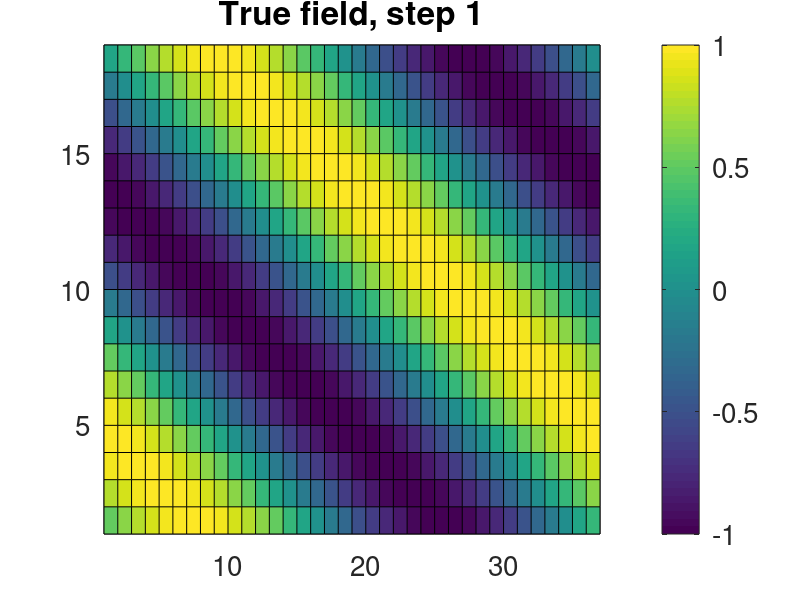
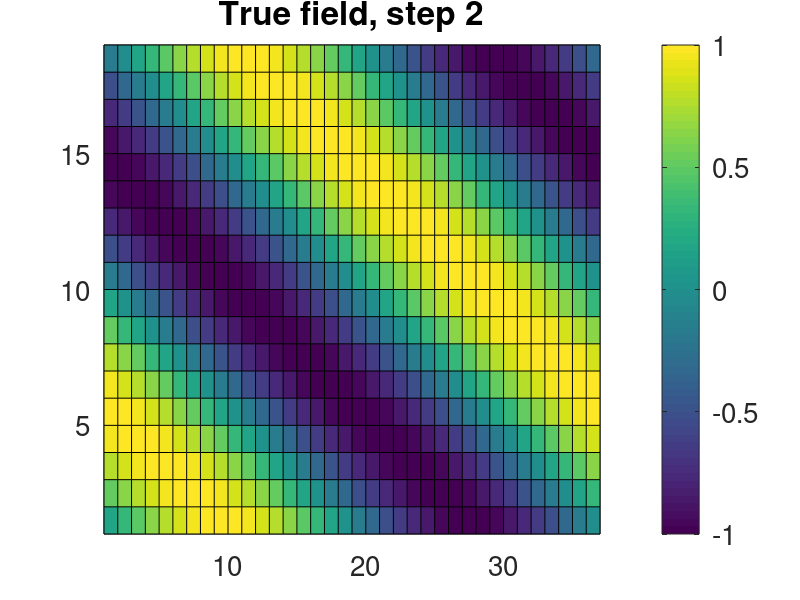
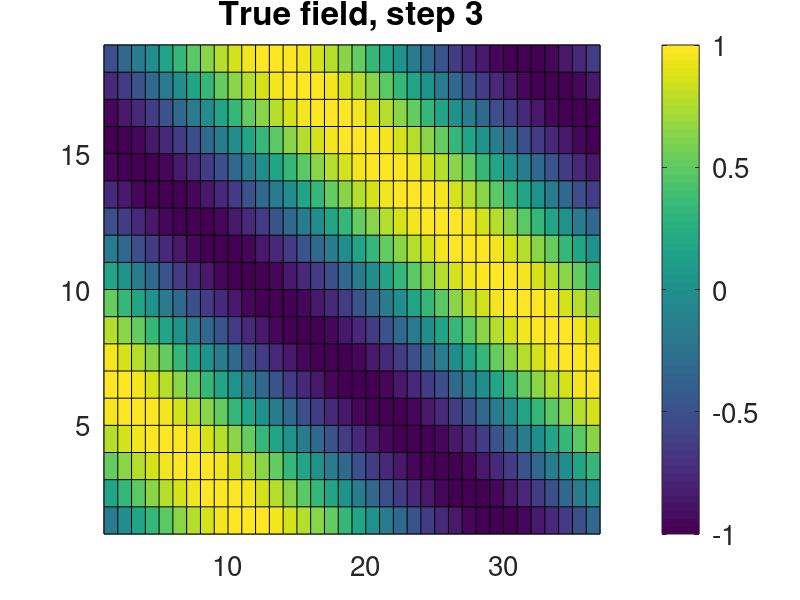
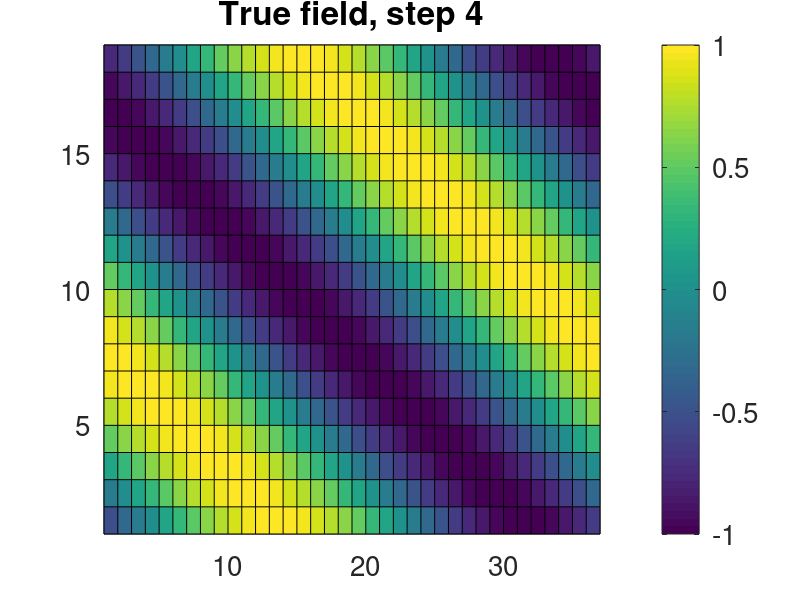

These charts were generated, in order, by the following MATLAB code:
% Script to generate files for the PDAF online tutorial

dim_x = 36;         % Grid dimension in x-direction
dim_y = 18;         % Grid dimension in y-direction
dim_ens = 9;        % Maximum ensemble size
dim_step = 18;      % Number of time steps
stddev_obs = 0.5;   % Observation error standard deviation
dxobs = 5;          % x-Grid spacing for observations type A
dyobs = 4;          % y-Grid spacing for observations type A
dxobsB = 11;        % x-Grid spacing for observations type B
dyobsB = 8;         % y-Grid spacing for observations type B
obsB_offsetx = -4;  % x-offset in position of observations type B
obsB_offsety = -2;  % y-offset in position of observations type B

makeobs = 0;
dowrite = 1;        % 1 to write files

% Locations of observations not placed at grid points (x, y)
obs_interp = [3.0 2.1; ...
     3.4 6.8; ...
     6.1 6.8; ...
     8.9 7.6; ...
     8.9 14.9; ...
     20.0 6.4; ...
     20.4 16.1; ...
     14.1 10.2; ...
     31.0 5.2; ...
     31.2 11.9; ...
     28.9 14.9];

 
% Reset random number generation
rng('default')

% True field
for j=1:dim_x
    for i=1:dim_y
        field(i,j,1) = sin(2*pi*(i/18+j/36));
    end
end

for step=2:dim_step+1
    for j=1:dim_x
        for i=1:dim_y-1
            field(i+1,j,step) = field(i,j,step-1);
        end
    end
    field(1,:,step) = field(dim_y,:,step-1);
end

for step=1:dim_step+1
    field_plot=zeros(dim_y+1, dim_x+1);
    field_plot(1:dim_y,1:dim_x) = field(:,:,step);
    figure
    pcolor(field_plot)
    set(gca,'fontsize',20)
    cb=colorbar;
    set(cb,'fontsize',20)
    title(['True field, step ' num2str(step)],'fontsize',24)
end


% Ensemble states
for k=1:dim_ens
    for j=1:dim_x
        for i=1:dim_y
            ens(i,j,k) = sin(2*pi*(i/18+j/36)+2*0.5*pi*(k+5)/dim_ens);
        end
    end
    figure
    field_plot=zeros(dim_y+1, dim_x+1);
    field_plot(1:dim_y,1:dim_x) = ens(:,:,k);
    pcolor(field_plot)
    set(gca,'fontsize',20)
    cb=colorbar;
    set(cb,'fontsize',20)
    title(['Ensemble member ' num2str(k)],'fontsize',24)
end

figure
field_plot=zeros(dim_y+1, dim_x+1);
ensmean = mean(ens,3);
field_plot(1:dim_y,1:dim_x) = ensmean;
pcolor(field_plot)
set(gca,'fontsize',20)
cb=colorbar;
set(cb,'fontsize',20)
title('Initial estimate (ensemble mean)','fontsize',24)


% B: Ensemble states - inverted
for k=1:dim_ens
    for j=1:dim_x
        for i=1:dim_y
            ensB(i,j,k) = sin(2*pi*(i/18-j/36)+2*0.5*pi*(k+5)/dim_ens);
        end
    end
    figure
    field_plot=zeros(dim_y+1, dim_x+1);
    field_plot(1:dim_y,1:dim_x) = ensB(:,:,k);
    pcolor(field_plot)
    set(gca,'fontsize',20)
    cb=colorbar;
    set(cb,'fontsize',20)
    title(['B-Ensemble member ' num2str(k)],'fontsize',24)
end

figure
field_plot=zeros(dim_y+1, dim_x+1);
ensmeanB = mean(ensB,3);
field_plot(1:dim_y,1:dim_x) = ensmeanB;
pcolor(field_plot)
set(gca,'fontsize',20)
cb=colorbar;
set(cb,'fontsize',20)
title('B: Initial estimate (ensemble mean)','fontsize',24)


% C: Ensemble states - inverted faster
for k=1:dim_ens
    for j=1:dim_x
        for i=1:dim_y
            ensC(i,j,k) = sin(2*pi*(i/9+j/18)+2*0.5*pi*(k+5)/dim_ens);
        end
    end
    figure
    field_plot=zeros(dim_y+1, dim_x+1);
    field_plot(1:dim_y,1:dim_x) = ensC(:,:,k);
    pcolor(field_plot)
    set(gca,'fontsize',20)
    cb=colorbar;
    set(cb,'fontsize',20)
    title(['C-Ensemble member ' num2str(k)],'fontsize',24)
end

figure
field_plot=zeros(dim_y+1, dim_x+1);
ensmeanC = mean(ensC,3);
field_plot(1:dim_y,1:dim_x) = ensmeanC;
pcolor(field_plot)
set(gca,'fontsize',20)
cb=colorbar;
set(cb,'fontsize',20)
title('C: Initial estimate (ensemble mean)','fontsize',24)


% D: Ensemble states - no rotation
for k=1:dim_ens
    for j=1:dim_x
        for i=1:dim_y
            ensD(i,j,k) = sin(2*pi*(i/18)+2*0.5*pi*(k+5)/dim_ens);
        end
    end
    figure
    field_plot=zeros(dim_y+1, dim_x+1);
    field_plot(1:dim_y,1:dim_x) = ensD(:,:,k);
    pcolor(field_plot)
    set(gca,'fontsize',20)
    cb=colorbar;
    set(cb,'fontsize',20)
    title(['D-Ensemble member ' num2str(k)],'fontsize',24)
end

figure
field_plot=zeros(dim_y+1, dim_x+1);
ensmeanD = mean(ensD,3);
field_plot(1:dim_y,1:dim_x) = ensmeanD;
pcolor(field_plot)
set(gca,'fontsize',20)
cb=colorbar;
set(cb,'fontsize',20)
title('D: Initial estimate (ensemble mean)','fontsize',24)


% E: Ensemble states - 90 degrees rotation
for k=1:dim_ens
    for j=1:dim_x
        for i=1:dim_y
            ensE(i,j,k) = sin(2*pi*(j/36)+2*0.5*pi*(k+5)/dim_ens);
        end
    end
    figure
    field_plot=zeros(dim_y+1, dim_x+1);
    field_plot(1:dim_y,1:dim_x) = ensE(:,:,k);
    pcolor(field_plot)
    set(gca,'fontsize',20)
    cb=colorbar;
    set(cb,'fontsize',20)
    title(['E-Ensemble member ' num2str(k)],'fontsize',24)
end

figure
field_plot=zeros(dim_y+1, dim_x+1);
ensmeanE = mean(ensE,3);
field_plot(1:dim_y,1:dim_x) = ensmeanE;
pcolor(field_plot)
set(gca,'fontsize',20)
cb=colorbar;
set(cb,'fontsize',20)
title('E: Initial estimate (ensemble mean)','fontsize',24)


if makeobs == 1
    % Observations
    obs_error = stddev_obs * randn(dim_y, dim_x, dim_step+1);
    full_obs = field + obs_error;

    for step=1:dim_step+1
        field_plot=zeros(dim_y+1, dim_x+1);
        field_plot(1:dim_y,1:dim_x) = full_obs(:,:,step);
        figure
        pcolor(field_plot)
        set(gca,'fontsize',20)
        cb=colorbar;
        set(cb,'fontsize',20)
        title(['Perturbed true state, step ' num2str(step-1)],'fontsize',24)
    end

    obs = zeros(dim_y, dim_x, dim_step+1)-999;
    for step=1:dim_step+1
        for j=dxobs:dxobs:dim_x
            for i=dyobs:dyobs:dim_y
                obs(i,j,step) = full_obs(i,j,step);
            end
        end
    end

    obsB = zeros(dim_y, dim_x, dim_step+1)-999;
    for step=1:dim_step+1
        for j=dxobsB+obsB_offsetx:dxobsB:dim_x
            for i=dyobsB+obsB_offsety:dyobsB:dim_y
                obsB(i,j,step) = full_obs(i,j,step);
            end
        end
    end

    for step=1:dim_step+1
        field_plot=zeros(dim_y+1, dim_x+1);
        field_plot(1:dim_y,1:dim_x) = obs(:,:,step);
        figure
        pcolor(field_plot)
        set(gca,'fontsize',20)
        cb=colorbar;
        set(cb,'fontsize',20)
        title(['Type A: 28 Observations, step ' num2str(step-1)],'fontsize',24)
        set(gca,'clim',[-3 3])
    end

    for step=1:dim_step+1
        field_plot=zeros(dim_y+1, dim_x+1);
        field_plot(1:dim_y,1:dim_x) = obsB(:,:,step);
        figure
        pcolor(field_plot)
        set(gca,'fontsize',20)
        cb=colorbar;
        set(cb,'fontsize',20)
        title(['Type B: 6 Observations, step ' num2str(step-1)],'fontsize',24)
        set(gca,'clim',[-3 3])
    end

    % Interpolated observations
    iobs_error = stddev_obs * randn(length(obs_interp), dim_step+1);
    for step=1:dim_step+1
        for i=1:length(obs_interp)
            % Get closted grid points
            gx(1) = floor(obs_interp(i,1));
            gx(2) = ceil(obs_interp(i,1));
            if gx(2)==gx(1)
                gx(2) = gx(2)+1;
            end
            gy(1) = floor(obs_interp(i,2));
            gy(2) = ceil(obs_interp(i,2));
            if gy(2)==gy(1)
                gy(2) = gy(2)+1;
            end

            % Compute interpolation coefficients
            denum = (gx(2)-gx(1))*(gy(2)-gy(1));
            icoeff(1) = (gx(2)-obs_interp(i,1))*(gy(2)-obs_interp(i,2))/denum;
            icoeff(2) = (obs_interp(i,1)-gx(1))*(gy(2)-obs_interp(i,2))/denum;
            icoeff(3) = (gx(2)-obs_interp(i,1))*(obs_interp(i,2)-gy(1))/denum;
            icoeff(4) = (obs_interp(i,1)-gx(1))*(obs_interp(i,2)-gy(1))/denum;

            % Interpolate
            iobs(i,1,step) = icoeff(1)*field(gy(1),gx(1),step)+icoeff(2)*field(gy(1),gx(2),step)+ ...
                icoeff(3)*field(gy(2),gx(1),step)+icoeff(4)*field(gy(2),gx(2),step);

            % Add error
            iobs(i,1,step) = iobs(i,1,step) + iobs_error(i,step);

            % Augment with coordinates
            iobs(i,2:3,step) = obs_interp(i,1:2);
        end 

        field_plot=zeros(dim_y+1, dim_x+1) - 999;
        for i=1:length(obs_interp)
            field_plot(floor(obs_interp(i,2)),floor(obs_interp(i,1))) = iobs(i,1,step);
        end
        figure
        pcolor(field_plot)
        set(gca,'fontsize',20)
        cb=colorbar;
        set(cb,'fontsize',20)
        title([num2str(length(obs_interp)) ' Obs. with bi-linear interpolation, step ' num2str(step-1)],'fontsize',24)
        set(gca,'clim',[-3 3])
    end
end    

%%%%%%%%%%%%%%%%%%% Write files

if dowrite == 1
    
    % True field
    fid = fopen(['true_initial.txt'],'w');
    for i=1:dim_y
        fprintf(fid,'%14.8f',field(i,:,1));
        fprintf(fid,'\n');
    end
    fclose(fid);
    for step=2:dim_step+1
        fid = fopen(['true_step' num2str(step-1) '.txt'],'w');
        for i=1:dim_y
            fprintf(fid,'%14.8f',field(i,:,step));
            fprintf(fid,'\n');
        end
        fclose(fid);
    end

    if makeobs == 1
        % Observations - Type A
        for step=2:dim_step+1
            fid = fopen(['obs_step' num2str(step-1) '.txt'],'w');
            for i=1:dim_y
                fprintf(fid,'%14.6f',obs(i,:,step));
                fprintf(fid,'\n');
            end
            fclose(fid);
        end

        % Observations - Type B
        for step=2:dim_step+1
            fid = fopen(['obsB_step' num2str(step-1) '.txt'],'w');
            for i=1:dim_y
                fprintf(fid,'%14.6f',obsB(i,:,step));
                fprintf(fid,'\n');
            end
            fclose(fid);
        end


        % Interpolated observations
        for step=2:dim_step+1
            fid = fopen(['iobs_step' num2str(step-1) '.txt'],'w');
            fprintf(fid,'%5i',length(obs_interp));
            fprintf(fid,'\n');
            for i=1:length(obs_interp)
                fprintf(fid,'%14.6f',iobs(i,:,step));
                fprintf(fid,'\n');
            end
            fclose(fid);
        end
    end
    
    % Ensemble A
    for k=1:dim_ens
        fid = fopen(['ens_' num2str(k) '.txt'],'w');
        for i=1:dim_y
            fprintf(fid,'%14.8f',ens(i,:,k));
            fprintf(fid,'\n');
        end
        fclose(fid);
    end

    % Ensemble B
    for k=1:dim_ens
        fid = fopen(['ensB_' num2str(k) '.txt'],'w');
        for i=1:dim_y
            fprintf(fid,'%14.8f',ensB(i,:,k));
            fprintf(fid,'\n');
        end
        fclose(fid);
    end

    % Ensemble C
    for k=1:dim_ens
        fid = fopen(['ensC_' num2str(k) '.txt'],'w');
        for i=1:dim_y
            fprintf(fid,'%14.8f',ensC(i,:,k));
            fprintf(fid,'\n');
        end
        fclose(fid);
    end

    % Ensemble D
    for k=1:dim_ens
        fid = fopen(['ensD_' num2str(k) '.txt'],'w');
        for i=1:dim_y
            fprintf(fid,'%14.8f',ensD(i,:,k));
            fprintf(fid,'\n');
        end
        fclose(fid);
    end
    
    % Ensemble e
    for k=1:dim_ens
        fid = fopen(['ensE_' num2str(k) '.txt'],'w');
        for i=1:dim_y
            fprintf(fid,'%14.8f',ensE(i,:,k));
            fprintf(fid,'\n');
        end
        fclose(fid);
    end
    
    % Ensemble mean
    fid = fopen('state_ini.txt','w');
    for i=1:dim_y
        fprintf(fid,'%14.6f',ensmean(i,:));
        fprintf(fid,'\n');
    end
    fclose(fid);
end